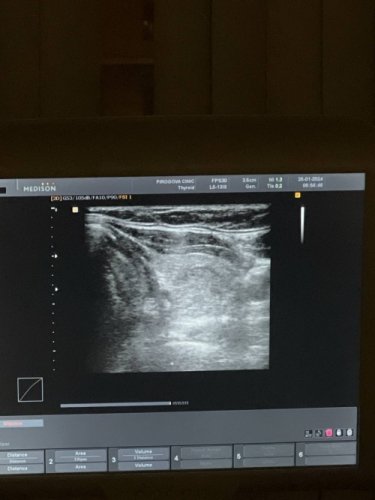
#> input picture screen foto/dataset 2024-04-21 14_33_36/img/100.jpg, 375 x 500 px, found by its file name
$ python coco_check.py
#> lines starting #> are read from the running program, lines starting #| are printed output that depends on the picture; after the words box and inside, x2 and y2 are one past the last pixel; in counts of white or black regions, pixels touching at a corner belong together; pictures that were not available may be replaced by others from this repository, and a replacement may not be noted
import matplotlib.pyplot as plt
import matplotlib.patches as patches
from PIL import Image
import numpy as np
from skimage import measure

data = {
    "images": [
        {
            "id": 100,
            "file_name": "screen foto/dataset 2024-04-21 14_33_36/images_neuro_1/train/100.jpg",
            "width": 375,
            "height": 500
        }
    ],
    "annotations": [
        {
            "id": 0,
            "image_id": 100,
            "category_id": 0,
            "segmentation": [
                [
                    0,
                    180
                ],
                [
                    0,
                    416
                ],
                [
                    357,
                    406
                ],
                [
                    364,
                    175
                ]
            ],
            "area": 84150,
            "bbox": [
                0,
                175,
                364,
                241
            ],
            "iscrowd": 0
        },
        {
            "id": 1,
            "image_id": 100,
            "category_id": 1,
            "segmentation": "screen foto/dataset 2024-04-21 14_33_36/masks/100_Thyroid_tissue_1554990403.png",
            "area": 577,
            "bbox": [
                155,
                254,
                92,
                76
            ],
            "iscrowd": 0
        },
        {
            "id": 2,
            "image_id": 100,
            "category_id": 2,
            "segmentation": "screen foto/dataset 2024-04-21 14_33_36/masks/100_Carotis_1554990481.png",
            "area": 583,
            "bbox": [
                243,
                265,
                34,
                41
            ],
            "iscrowd": 0
        }
    ],
    "categories": [
        {
            "id": 0,
            "name": "sagital_longitudinal",
            "supercategory": "organ"
        },
        {
            "id": 1,
            "name": "Thyroid tissue",
            "supercategory": "organ"
        },
        {
            "id": 2,
            "name": "Carotis",
            "supercategory": "organ"
        }
    ]
}

category_colors = {
    0: (0.8, 0.2, 0.2),  # sagital_longitudinal - красный
    1: (0.2, 0.8, 0.2),  # Thyroid tissue - зеленый
    2: (0.2, 0.2, 0.8),  # Carotis - синий
}

image_path = data["images"][0]["file_name"]
img = Image.open(image_path)
#> img is the input picture: PIL image 375x500 RGB; mean R, G, B 54.4, 53.3, 48.3
fig, ax = plt.subplots(figsize=(10, 10))
ax.imshow(img)

for ann in data["annotations"]:
    category_id = ann["category_id"]
    color = category_colors.get(category_id, (1, 1, 1))

    if isinstance(ann["segmentation"], list):
        # Если аннотация использует сегментацию в виде полигонов
        polygon = ann["segmentation"]
        poly = np.array(polygon)
        ax.fill(poly[:, 0], poly[:, 1], alpha=0.3, color=color)

    if isinstance(ann["segmentation"], str):
        # Если аннотация использует битмап
        mask_path = ann["segmentation"]
        mask = Image.open(mask_path).convert("L")
        mask = np.array(mask)
        mask = mask > 127

        contours = measure.find_contours(mask, 0.5)
        x, y, w, h = ann["bbox"]
        for contour in contours:
            contour[:, 0] += y
            contour[:, 1] += x
            ax.plot(contour[:, 1], contour[:, 0], color=color, linewidth=2)

    x, y, w, h = ann["bbox"]
    rect = patches.Rectangle((x, y), w, h, linewidth=2, edgecolor=color, facecolor='none')
    ax.add_patch(rect)
#> pass 2 of the loop `for ann in data["annotations"]:`:
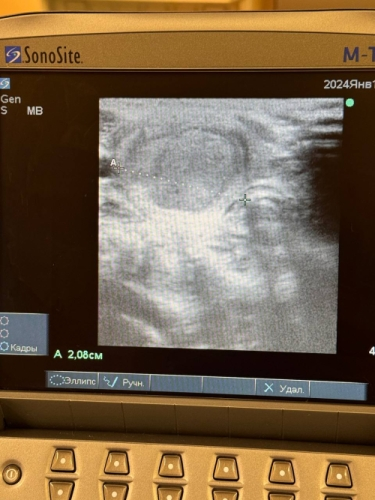
#> input picture screen foto/dataset 2024-04-21 14_33_36/img/1.jpg, 375 x 500 px, given in place of 100_Thyroid_tissue_1554990403.png, which was not available
#> `mask = Image.open(mask_path).convert("L")`:
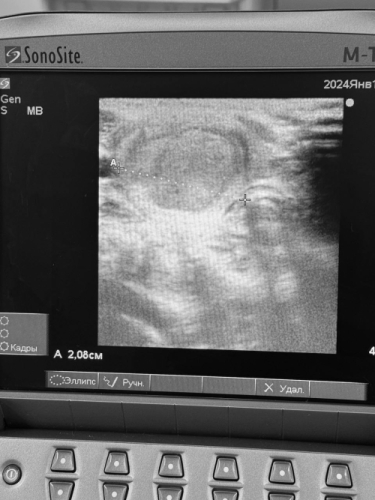
#> mask: PIL image 375x500 L; min 3, max 244, mean 101.6
#> `mask = mask > 127`:
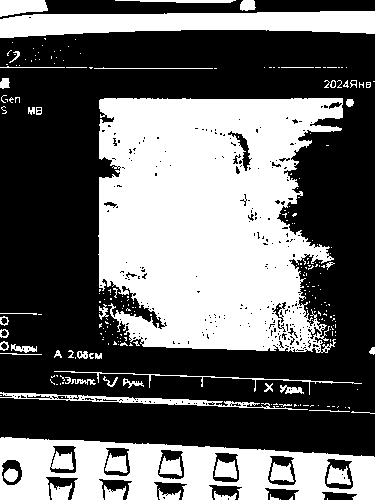
#> mask: shape (500, 375) bool; 40.9% white; 254 white regions (200 under 20 px), largest, box (x1, y1, x2, y2) and area: (98, 98, 343, 353) 48242, (0, 437, 375, 500) 13744, (0, 11, 375, 38) 7172
#> contours = 652 point arrays, longest 2523 points
#> pass 3 of the loop `for ann in data["annotations"]:`:
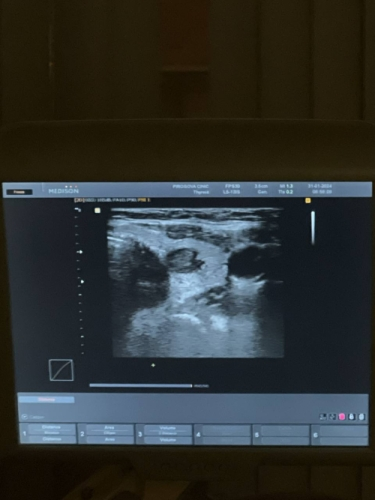
#> input picture screen foto/dataset 2024-04-21 14_33_36/img/102.jpg, 375 x 500 px, given in place of 100_Carotis_1554990481.png, which was not available
#> `mask = Image.open(mask_path).convert("L")`:
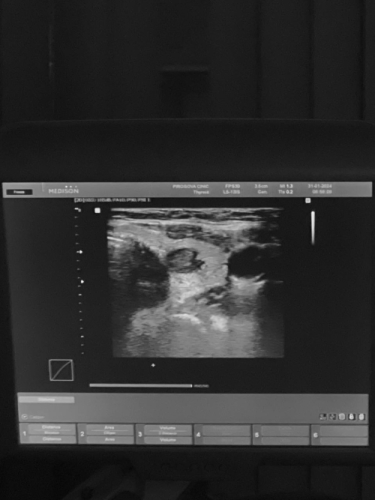
#> mask: PIL image 375x500 L; min 7, max 238, mean 48.2
#> `mask = mask > 127`:
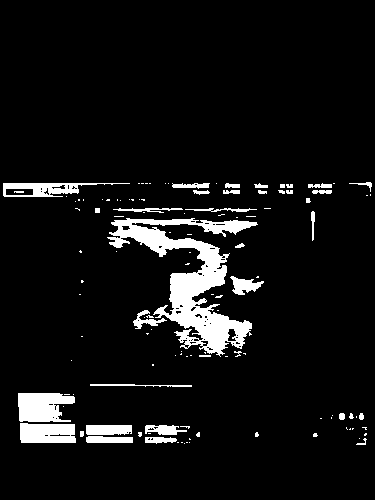
#> mask: shape (500, 375) bool; 7.2% white; 120 white regions (83 under 20 px), largest, box (x1, y1, x2, y2) and area: (107, 218, 258, 357) 6627, (18, 393, 75, 422) 1318, (20, 423, 76, 443) 1027
#> contours = 186 point arrays, longest 1735 points

plt.axis()
plt.show()
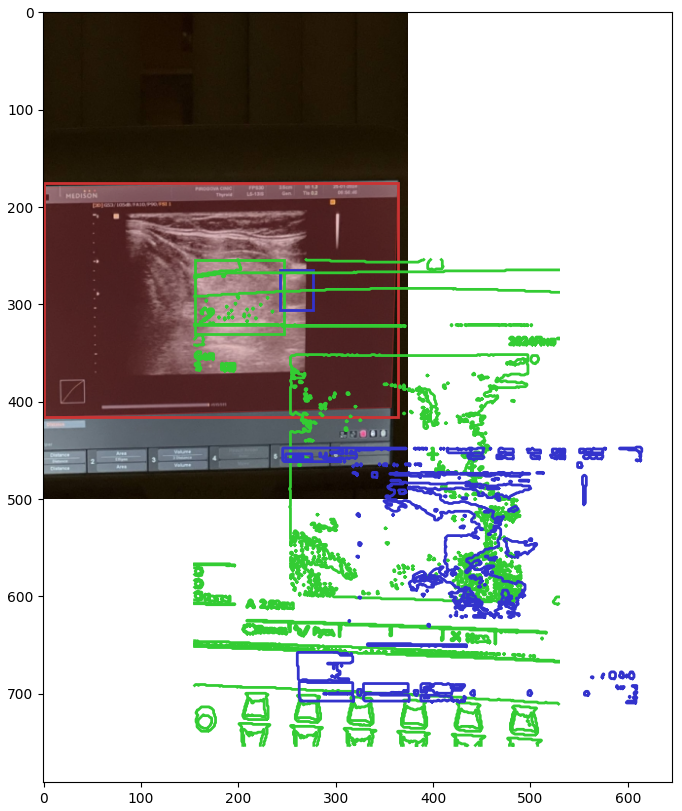
#> figure drawn by matplotlib, 1 panel
